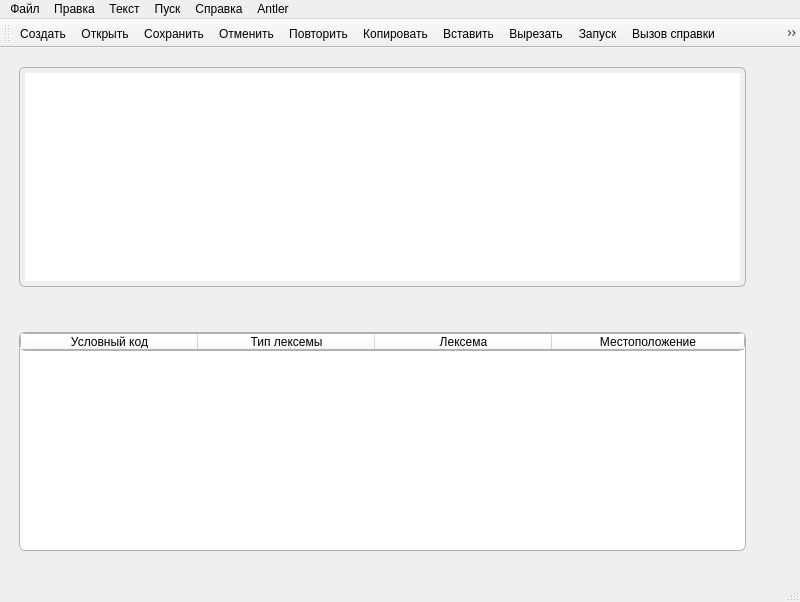
<?xml version="1.0" encoding="UTF-8"?>
<ui version="4.0">
 <class>MainWindow</class>
 <widget class="QMainWindow" name="MainWindow">
  <property name="geometry">
   <rect>
    <x>0</x>
    <y>0</y>
    <width>800</width>
    <height>602</height>
   </rect>
  </property>
  <property name="windowTitle">
   <string>Языковой процессор</string>
  </property>
  <widget class="QWidget" name="centralwidget">
   <layout class="QVBoxLayout" name="verticalLayout_2">
    <item>
     <layout class="QVBoxLayout" name="verticalLayout">
      <property name="spacing">
       <number>45</number>
      </property>
      <property name="sizeConstraint">
       <enum>QLayout::SizeConstraint::SetNoConstraint</enum>
      </property>
      <property name="leftMargin">
       <number>10</number>
      </property>
      <property name="topMargin">
       <number>10</number>
      </property>
      <property name="rightMargin">
       <number>45</number>
      </property>
      <property name="bottomMargin">
       <number>20</number>
      </property>
      <item>
       <widget class="QPlainTextEdit" name="codeArea">
        <property name="autoFillBackground">
         <bool>false</bool>
        </property>
        <property name="styleSheet">
         <string notr="true">border: 1px solid #b0b0b0;
border-radius: 6px;
padding: 5px; </string>
        </property>
        <property name="frameShape">
         <enum>QFrame::Shape::Box</enum>
        </property>
        <property name="frameShadow">
         <enum>QFrame::Shadow::Sunken</enum>
        </property>
        <property name="lineWidth">
         <number>2</number>
        </property>
       </widget>
      </item>
      <item>
       <widget class="QTableWidget" name="outputTable">
        <property name="styleSheet">
         <string notr="true">background-color: #ffffff;
border: 1px solid #b0b0b0;
border-radius: 6px;
gridline-color: #e0e0e0;
</string>
        </property>
        <property name="frameShape">
         <enum>QFrame::Shape::Box</enum>
        </property>
        <property name="frameShadow">
         <enum>QFrame::Shadow::Plain</enum>
        </property>
        <property name="lineWidth">
         <number>2</number>
        </property>
        <property name="editTriggers">
         <set>QAbstractItemView::EditTrigger::NoEditTriggers</set>
        </property>
        <attribute name="horizontalHeaderVisible">
         <bool>true</bool>
        </attribute>
        <attribute name="horizontalHeaderCascadingSectionResizes">
         <bool>false</bool>
        </attribute>
        <attribute name="horizontalHeaderMinimumSectionSize">
         <number>32</number>
        </attribute>
        <attribute name="horizontalHeaderDefaultSectionSize">
         <number>177</number>
        </attribute>
        <attribute name="horizontalHeaderShowSortIndicator" stdset="0">
         <bool>false</bool>
        </attribute>
        <attribute name="horizontalHeaderStretchLastSection">
         <bool>true</bool>
        </attribute>
        <attribute name="verticalHeaderVisible">
         <bool>false</bool>
        </attribute>
        <attribute name="verticalHeaderShowSortIndicator" stdset="0">
         <bool>false</bool>
        </attribute>
        <attribute name="verticalHeaderStretchLastSection">
         <bool>false</bool>
        </attribute>
        <column>
         <property name="text">
          <string>Условный код</string>
         </property>
        </column>
        <column>
         <property name="text">
          <string>Тип лексемы</string>
         </property>
        </column>
        <column>
         <property name="text">
          <string>Лексема</string>
         </property>
        </column>
        <column>
         <property name="text">
          <string>Местоположение</string>
         </property>
        </column>
       </widget>
      </item>
     </layout>
    </item>
   </layout>
  </widget>
  <widget class="QMenuBar" name="menubar">
   <property name="geometry">
    <rect>
     <x>0</x>
     <y>0</y>
     <width>800</width>
     <height>22</height>
    </rect>
   </property>
   <widget class="QMenu" name="menu">
    <property name="title">
     <string>Файл</string>
    </property>
    <addaction name="actionAdd"/>
    <addaction name="actionOpen"/>
    <addaction name="actionSave"/>
    <addaction name="actionSaveAs"/>
    <addaction name="actionExit"/>
   </widget>
   <widget class="QMenu" name="menu_2">
    <property name="title">
     <string>Правка</string>
    </property>
    <addaction name="actionUndo"/>
    <addaction name="actionRedo"/>
    <addaction name="actionCut"/>
    <addaction name="actionCopy"/>
    <addaction name="actionPaste"/>
    <addaction name="actionDelete"/>
    <addaction name="actionSelectAll"/>
   </widget>
   <widget class="QMenu" name="menu_3">
    <property name="title">
     <string>Текст</string>
    </property>
    <addaction name="actionTask"/>
    <addaction name="actionGrammar"/>
    <addaction name="actionGrammarClass"/>
    <addaction name="actionMethod"/>
    <addaction name="actionExample"/>
    <addaction name="actionLit"/>
   </widget>
   <widget class="QMenu" name="menuGo">
    <property name="title">
     <string>Пуск</string>
    </property>
    <addaction name="actionGo"/>
    <addaction name="action_AST"/>
   </widget>
   <widget class="QMenu" name="menu_5">
    <property name="title">
     <string>Справка</string>
    </property>
    <addaction name="actionNote"/>
    <addaction name="actionAbout"/>
   </widget>
   <widget class="QMenu" name="menuAntler">
    <property name="title">
     <string>Antler</string>
    </property>
    <addaction name="actionAntLex"/>
    <addaction name="actionAntPars"/>
   </widget>
   <addaction name="menu"/>
   <addaction name="menu_2"/>
   <addaction name="menu_3"/>
   <addaction name="menuGo"/>
   <addaction name="menu_5"/>
   <addaction name="menuAntler"/>
  </widget>
  <widget class="QStatusBar" name="statusbar"/>
  <widget class="QToolBar" name="toolBar">
   <property name="windowTitle">
    <string>toolBar</string>
   </property>
   <property name="toolButtonStyle">
    <enum>Qt::ToolButtonStyle::ToolButtonIconOnly</enum>
   </property>
   <attribute name="toolBarArea">
    <enum>TopToolBarArea</enum>
   </attribute>
   <attribute name="toolBarBreak">
    <bool>false</bool>
   </attribute>
   <addaction name="actionAdd"/>
   <addaction name="actionOpen"/>
   <addaction name="actionSave"/>
   <addaction name="actionUndo"/>
   <addaction name="actionRedo"/>
   <addaction name="actionCopy"/>
   <addaction name="actionPaste"/>
   <addaction name="actionCut"/>
   <addaction name="actionGo"/>
   <addaction name="actionNote"/>
   <addaction name="actionAbout"/>
  </widget>
  <action name="actionAdd">
   <property name="icon">
    <iconset resource="../resources.qrc">
     <normaloff>:/icons/add.png</normaloff>:/icons/add.png</iconset>
   </property>
   <property name="text">
    <string>Создать</string>
   </property>
   <property name="iconVisibleInMenu">
    <bool>false</bool>
   </property>
  </action>
  <action name="actionOpen">
   <property name="icon">
    <iconset resource="../resources.qrc">
     <normaloff>:/icons/file.png</normaloff>:/icons/file.png</iconset>
   </property>
   <property name="text">
    <string>Открыть</string>
   </property>
   <property name="iconVisibleInMenu">
    <bool>false</bool>
   </property>
  </action>
  <action name="actionSave">
   <property name="icon">
    <iconset resource="../resources.qrc">
     <normaloff>:/icons/save.png</normaloff>:/icons/save.png</iconset>
   </property>
   <property name="text">
    <string>Сохранить</string>
   </property>
   <property name="iconVisibleInMenu">
    <bool>false</bool>
   </property>
  </action>
  <action name="actionSaveAs">
   <property name="text">
    <string>Сохранить как</string>
   </property>
  </action>
  <action name="actionExit">
   <property name="text">
    <string>Выход</string>
   </property>
  </action>
  <action name="actionUndo">
   <property name="icon">
    <iconset resource="../resources.qrc">
     <normaloff>:/icons/go_back.png</normaloff>:/icons/go_back.png</iconset>
   </property>
   <property name="text">
    <string>Отменить</string>
   </property>
   <property name="shortcut">
    <string>Ctrl+Z</string>
   </property>
   <property name="iconVisibleInMenu">
    <bool>false</bool>
   </property>
  </action>
  <action name="actionRedo">
   <property name="icon">
    <iconset resource="../resources.qrc">
     <normaloff>:/icons/once_again.png</normaloff>:/icons/once_again.png</iconset>
   </property>
   <property name="text">
    <string>Повторить</string>
   </property>
   <property name="shortcut">
    <string>Ctrl+Y</string>
   </property>
   <property name="iconVisibleInMenu">
    <bool>false</bool>
   </property>
  </action>
  <action name="actionCut">
   <property name="icon">
    <iconset resource="../resources.qrc">
     <normaloff>:/icons/cut.png</normaloff>:/icons/cut.png</iconset>
   </property>
   <property name="text">
    <string>Вырезать</string>
   </property>
   <property name="shortcut">
    <string>Ctrl+X</string>
   </property>
   <property name="iconVisibleInMenu">
    <bool>false</bool>
   </property>
  </action>
  <action name="actionCopy">
   <property name="icon">
    <iconset resource="../resources.qrc">
     <normaloff>:/icons/copy.png</normaloff>:/icons/copy.png</iconset>
   </property>
   <property name="text">
    <string>Копировать</string>
   </property>
   <property name="shortcut">
    <string>Ctrl+C</string>
   </property>
   <property name="iconVisibleInMenu">
    <bool>false</bool>
   </property>
  </action>
  <action name="actionPaste">
   <property name="icon">
    <iconset resource="../resources.qrc">
     <normaloff>:/icons/paste.png</normaloff>:/icons/paste.png</iconset>
   </property>
   <property name="text">
    <string>Вставить</string>
   </property>
   <property name="shortcut">
    <string>Ctrl+V</string>
   </property>
   <property name="iconVisibleInMenu">
    <bool>false</bool>
   </property>
  </action>
  <action name="actionDelete">
   <property name="text">
    <string>Удалить</string>
   </property>
   <property name="shortcut">
    <string>Ctrl+D</string>
   </property>
  </action>
  <action name="actionSelectAll">
   <property name="text">
    <string>Выделить всё</string>
   </property>
   <property name="shortcut">
    <string>Ctrl+A</string>
   </property>
  </action>
  <action name="actionNote">
   <property name="icon">
    <iconset resource="../resources.qrc">
     <normaloff>:/icons/spravka.png</normaloff>:/icons/spravka.png</iconset>
   </property>
   <property name="text">
    <string>Вызов справки</string>
   </property>
   <property name="iconVisibleInMenu">
    <bool>false</bool>
   </property>
  </action>
  <action name="actionAbout">
   <property name="icon">
    <iconset resource="../resources.qrc">
     <normaloff>:/icons/about.png</normaloff>:/icons/about.png</iconset>
   </property>
   <property name="text">
    <string>О программе</string>
   </property>
   <property name="iconVisibleInMenu">
    <bool>false</bool>
   </property>
  </action>
  <action name="actionTask">
   <property name="text">
    <string>Постановка задачи</string>
   </property>
   <property name="iconVisibleInMenu">
    <bool>false</bool>
   </property>
  </action>
  <action name="actionGrammar">
   <property name="text">
    <string>Грамматика</string>
   </property>
  </action>
  <action name="actionGrammarClass">
   <property name="text">
    <string>Классификация граматики</string>
   </property>
  </action>
  <action name="actionMethod">
   <property name="text">
    <string>Метод анализа</string>
   </property>
  </action>
  <action name="actionExample">
   <property name="text">
    <string>Тестовый пример</string>
   </property>
  </action>
  <action name="actionLit">
   <property name="text">
    <string>Список литературы</string>
   </property>
  </action>
  <action name="actionGo">
   <property name="icon">
    <iconset resource="../resources.qrc">
     <normaloff>:/icons/go.png</normaloff>:/icons/go.png</iconset>
   </property>
   <property name="text">
    <string>Запуск</string>
   </property>
   <property name="menuRole">
    <enum>QAction::MenuRole::NoRole</enum>
   </property>
   <property name="iconVisibleInMenu">
    <bool>false</bool>
   </property>
  </action>
  <action name="actionAntLex">
   <property name="text">
    <string>Пример лексера</string>
   </property>
  </action>
  <action name="actionAntPars">
   <property name="text">
    <string>Пример парсера</string>
   </property>
  </action>
  <action name="action_AST">
   <property name="text">
    <string>Показать AST</string>
   </property>
  </action>
 </widget>
 <resources>
  <include location="../resources.qrc"/>
 </resources>
 <connections/>
</ui>
